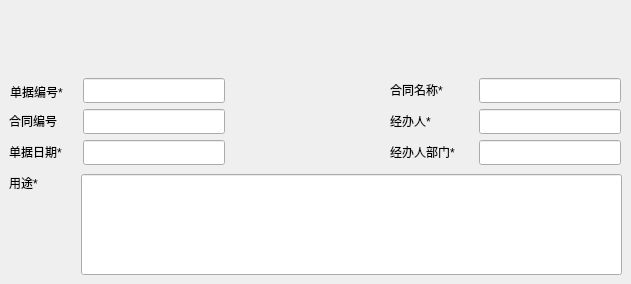
     <widget class="QWidget" name="costBaseInfo">
      <widget class="QLabel" name="costConoLabel">
       <property name="geometry">
        <rect>
         <x>9</x>
         <y>109</y>
         <width>60</width>
         <height>23</height>
        </rect>
       </property>
       <property name="text">
        <string>合同编号</string>
       </property>
      </widget>
      <widget class="QLabel" name="costUseLabel">
       <property name="geometry">
        <rect>
         <x>9</x>
         <y>171</y>
         <width>38</width>
         <height>23</height>
        </rect>
       </property>
       <property name="text">
        <string>用途*</string>
       </property>
      </widget>
      <widget class="QLabel" name="costRdateLabel">
       <property name="geometry">
        <rect>
         <x>9</x>
         <y>140</y>
         <width>68</width>
         <height>23</height>
        </rect>
       </property>
       <property name="text">
        <string>单据日期*</string>
       </property>
      </widget>
      <widget class="QLabel" name="costHandpLabel">
       <property name="geometry">
        <rect>
         <x>390</x>
         <y>109</y>
         <width>53</width>
         <height>23</height>
        </rect>
       </property>
       <property name="text">
        <string>经办人*</string>
       </property>
      </widget>
      <widget class="QLabel" name="costConnameLabel">
       <property name="geometry">
        <rect>
         <x>390</x>
         <y>78</y>
         <width>68</width>
         <height>23</height>
        </rect>
       </property>
       <property name="text">
        <string>合同名称*</string>
       </property>
      </widget>
      <widget class="QLabel" name="costHandpdLabel">
       <property name="geometry">
        <rect>
         <x>390</x>
         <y>140</y>
         <width>83</width>
         <height>23</height>
        </rect>
       </property>
       <property name="text">
        <string>经办人部门*</string>
       </property>
      </widget>
      <widget class="QLineEdit" name="costRnumEdit">
       <property name="geometry">
        <rect>
         <x>83</x>
         <y>78</y>
         <width>142</width>
         <height>25</height>
        </rect>
       </property>
      </widget>
      <widget class="QLineEdit" name="costConoEdit">
       <property name="geometry">
        <rect>
         <x>83</x>
         <y>109</y>
         <width>142</width>
         <height>25</height>
        </rect>
       </property>
      </widget>
      <widget class="QLineEdit" name="costRdateEdit">
       <property name="geometry">
        <rect>
         <x>83</x>
         <y>140</y>
         <width>142</width>
         <height>25</height>
        </rect>
       </property>
      </widget>
      <widget class="QLineEdit" name="costConnameEdit">
       <property name="geometry">
        <rect>
         <x>479</x>
         <y>78</y>
         <width>142</width>
         <height>25</height>
        </rect>
       </property>
      </widget>
      <widget class="QLineEdit" name="costHandpEdit">
       <property name="geometry">
        <rect>
         <x>479</x>
         <y>109</y>
         <width>142</width>
         <height>25</height>
        </rect>
       </property>
      </widget>
      <widget class="QLineEdit" name="costHandpdEdit">
       <property name="geometry">
        <rect>
         <x>479</x>
         <y>140</y>
         <width>142</width>
         <height>25</height>
        </rect>
       </property>
      </widget>
      <widget class="QLineEdit" name="costUseEdit">
       <property name="geometry">
        <rect>
         <x>81</x>
         <y>174</y>
         <width>541</width>
         <height>101</height>
        </rect>
       </property>
      </widget>
      <widget class="QLabel" name="costRnumLabel_3">
       <property name="geometry">
        <rect>
         <x>10</x>
         <y>80</y>
         <width>71</width>
         <height>23</height>
        </rect>
       </property>
       <property name="text">
        <string>单据编号*</string>
       </property>
      </widget>
     </widget>
